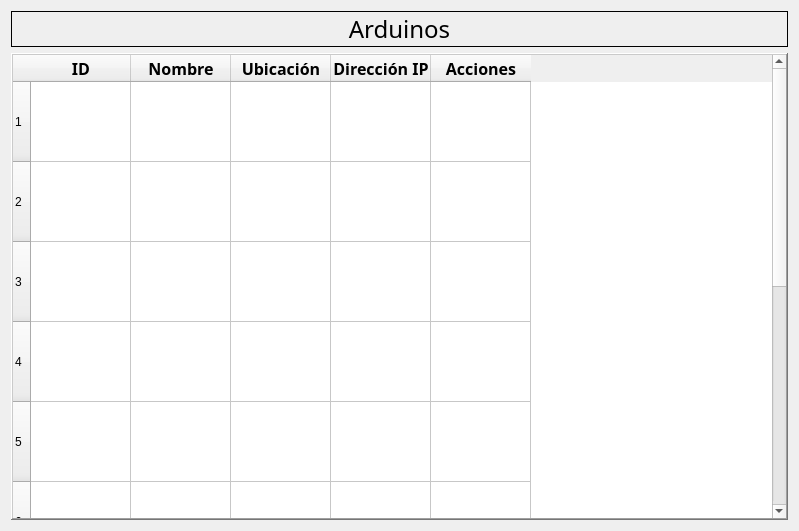
<?xml version="1.0" encoding="UTF-8"?>
<ui version="4.0">
 <class>MachinesPage</class>
 <widget class="QWidget" name="MachinesPage">
  <property name="geometry">
   <rect>
    <x>0</x>
    <y>0</y>
    <width>799</width>
    <height>531</height>
   </rect>
  </property>
  <property name="windowTitle">
   <string>Form</string>
  </property>
  <layout class="QGridLayout" name="gridLayout">
   <item row="0" column="0">
    <widget class="QLabel" name="arduinos_label">
     <property name="font">
      <font>
       <family>Impact</family>
       <pointsize>18</pointsize>
       <bold>false</bold>
      </font>
     </property>
     <property name="frameShape">
      <enum>QFrame::Shape::Panel</enum>
     </property>
     <property name="text">
      <string>Arduinos</string>
     </property>
     <property name="alignment">
      <set>Qt::AlignmentFlag::AlignCenter</set>
     </property>
    </widget>
   </item>
   <item row="1" column="0">
    <widget class="QTableWidget" name="arduinos_table">
     <property name="frameShape">
      <enum>QFrame::Shape::WinPanel</enum>
     </property>
     <property name="frameShadow">
      <enum>QFrame::Shadow::Raised</enum>
     </property>
     <property name="sizeAdjustPolicy">
      <enum>QAbstractScrollArea::SizeAdjustPolicy::AdjustToContents</enum>
     </property>
     <property name="selectionMode">
      <enum>QAbstractItemView::SelectionMode::NoSelection</enum>
     </property>
     <property name="textElideMode">
      <enum>Qt::TextElideMode::ElideMiddle</enum>
     </property>
     <property name="wordWrap">
      <bool>false</bool>
     </property>
     <property name="rowCount">
      <number>10</number>
     </property>
     <attribute name="horizontalHeaderCascadingSectionResizes">
      <bool>false</bool>
     </attribute>
     <attribute name="horizontalHeaderShowSortIndicator" stdset="0">
      <bool>true</bool>
     </attribute>
     <attribute name="verticalHeaderMinimumSectionSize">
      <number>40</number>
     </attribute>
     <attribute name="verticalHeaderDefaultSectionSize">
      <number>80</number>
     </attribute>
     <attribute name="verticalHeaderShowSortIndicator" stdset="0">
      <bool>true</bool>
     </attribute>
     <attribute name="verticalHeaderStretchLastSection">
      <bool>true</bool>
     </attribute>
     <row/>
     <row/>
     <row/>
     <row/>
     <row/>
     <row/>
     <row/>
     <row/>
     <row/>
     <row/>
     <column>
      <property name="text">
       <string>ID</string>
      </property>
      <property name="font">
       <font>
        <family>Segoe UI Variable</family>
        <pointsize>12</pointsize>
        <bold>true</bold>
       </font>
      </property>
     </column>
     <column>
      <property name="text">
       <string>Nombre</string>
      </property>
      <property name="font">
       <font>
        <family>Segoe UI Variable</family>
        <pointsize>12</pointsize>
        <bold>true</bold>
       </font>
      </property>
     </column>
     <column>
      <property name="text">
       <string>Ubicación</string>
      </property>
      <property name="font">
       <font>
        <family>Segoe UI Variable</family>
        <pointsize>12</pointsize>
        <bold>true</bold>
       </font>
      </property>
     </column>
     <column>
      <property name="text">
       <string>Dirección IP</string>
      </property>
      <property name="font">
       <font>
        <family>Segoe UI Variable</family>
        <pointsize>12</pointsize>
        <bold>true</bold>
       </font>
      </property>
     </column>
     <column>
      <property name="text">
       <string>Acciones</string>
      </property>
      <property name="font">
       <font>
        <family>Segoe UI Variable</family>
        <pointsize>12</pointsize>
        <bold>true</bold>
       </font>
      </property>
     </column>
    </widget>
   </item>
  </layout>
 </widget>
 <resources/>
 <connections/>
</ui>
